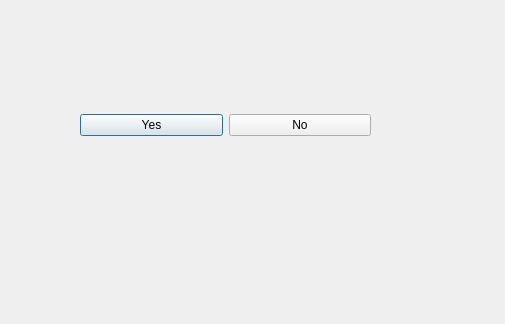
<?xml version="1.0" encoding="UTF-8"?>
<ui version="4.0">
 <class>Dialog</class>
 <widget class="QDialog" name="Dialog">
  <property name="geometry">
   <rect>
    <x>0</x>
    <y>0</y>
    <width>505</width>
    <height>324</height>
   </rect>
  </property>
  <property name="windowTitle">
   <string>Dialog</string>
  </property>
  <widget class="QWidget" name="">
   <property name="geometry">
    <rect>
     <x>80</x>
     <y>90</y>
     <width>291</width>
     <height>71</height>
    </rect>
   </property>
   <layout class="QHBoxLayout" name="horizontalLayout">
    <item>
     <widget class="QPushButton" name="pushButton">
      <property name="text">
       <string>Yes</string>
      </property>
     </widget>
    </item>
    <item>
     <widget class="QPushButton" name="pushButton_2">
      <property name="text">
       <string>No</string>
      </property>
     </widget>
    </item>
   </layout>
  </widget>
 </widget>
 <resources/>
 <connections/>
</ui>
